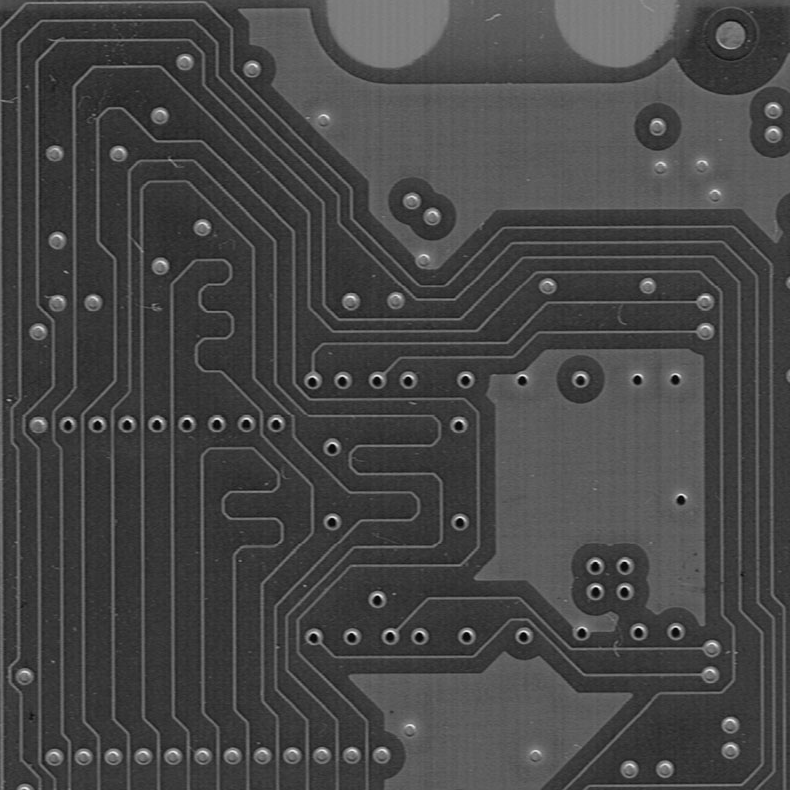
#> input picture Imagens/pcbCroppedTranslated.png, 790 x 790 px, found by its file name; the run also reads 1 picture not shown here
$ jupyter execute desafio_stanford_verificacao_defeito.ipynb
#> lines starting #> are read from the running program, lines starting #| are printed output that depends on the picture; after the words box and inside, x2 and y2 are one past the last pixel; in counts of white or black regions, pixels touching at a corner belong together
[cell 1]
import cv2
import numpy as np
import matplotlib.pyplot as plt
from PIL import Image

imagem_sem_defeito = cv2.imread('pcbCroppedTranslated.png')
#> imagem_sem_defeito is the input picture: shape (790, 790, 3); min 0, max 248, mean 70.2
imagem_com_defeito = cv2.imread('pcbCroppedTranslatedDefected.png')

imagem_diferenca = cv2.absdiff(imagem_sem_defeito, imagem_com_defeito)
imagem_diferenca_gray = cv2.cvtColor(imagem_diferenca, cv2.COLOR_BGR2GRAY)
_, imagem_limiar = cv2.threshold(imagem_diferenca_gray, 30, 255,
cv2.THRESH_BINARY)
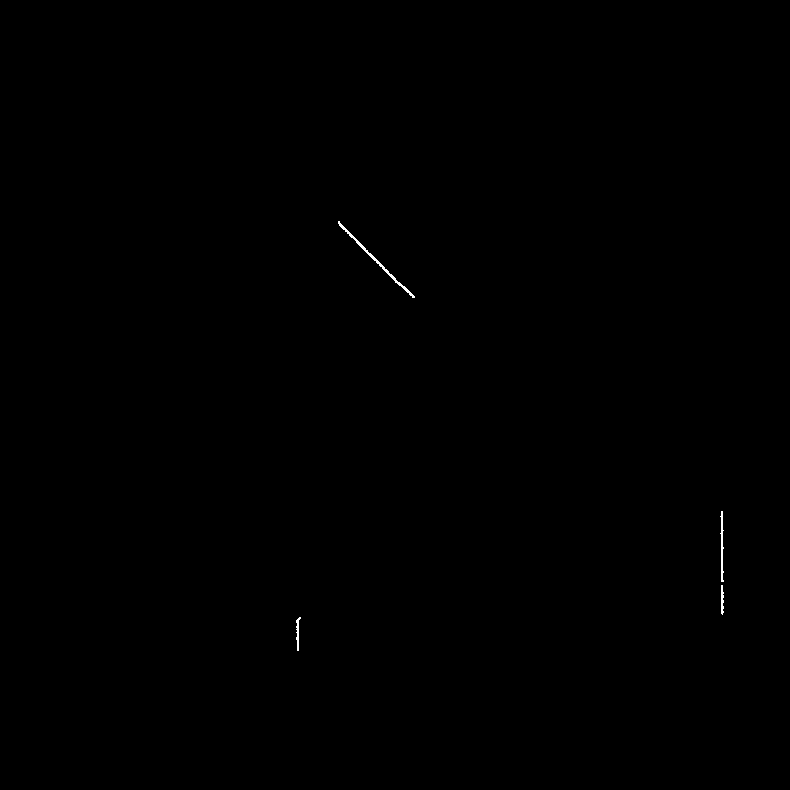
#> imagem_limiar: shape (790, 790); 0.09% white in thin lines or dots, all inside (x1, y1, x2, y2) = (296, 221, 724, 651)

fig, ax = plt.subplots(nrows=2, ncols=2, figsize=(12, 12))
ax[0,0].imshow(imagem_sem_defeito, 'gray')
ax[0,0].set_title("Imagem sem defeito")
ax[0,0].axis('off')
ax[0,1].imshow(imagem_com_defeito, 'gray')
ax[0,1].set_title("Imagem com defeito")
ax[0,1].axis('off')
ax[1,0].imshow(imagem_diferenca, 'gray')
ax[1,0].set_title("Diferença absoluta")
ax[1,0].axis('off')
ax[1,1].imshow(imagem_limiar, 'gray')
ax[1,1].set_title("Imagem limiarizada")
ax[1,1].axis('off')
plt.show()
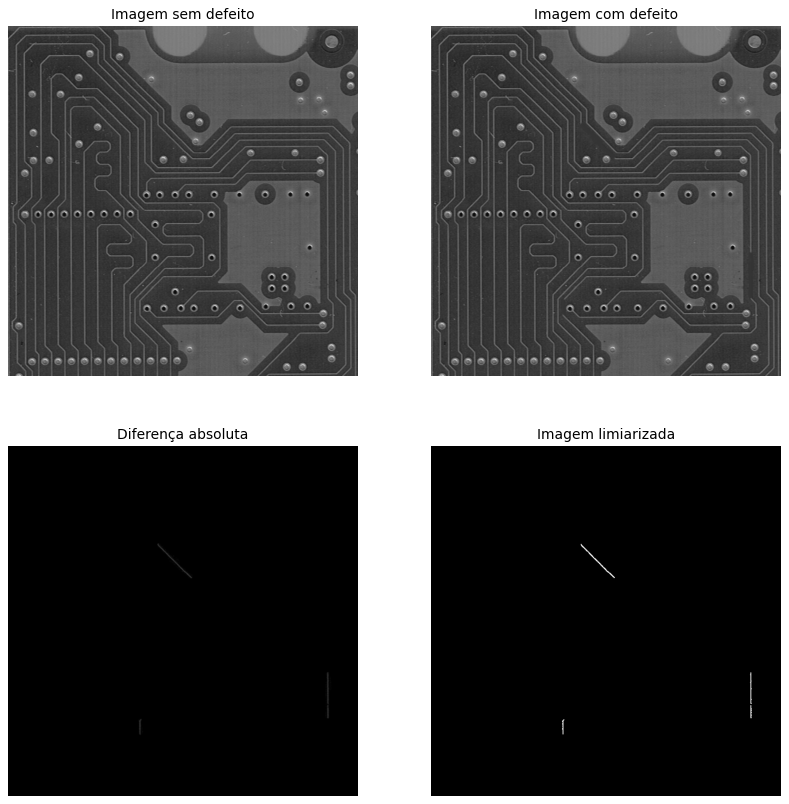
#> figure drawn by matplotlib, 4 panels

cv2.waitKey(0)
cv2.destroyAllWindows()
